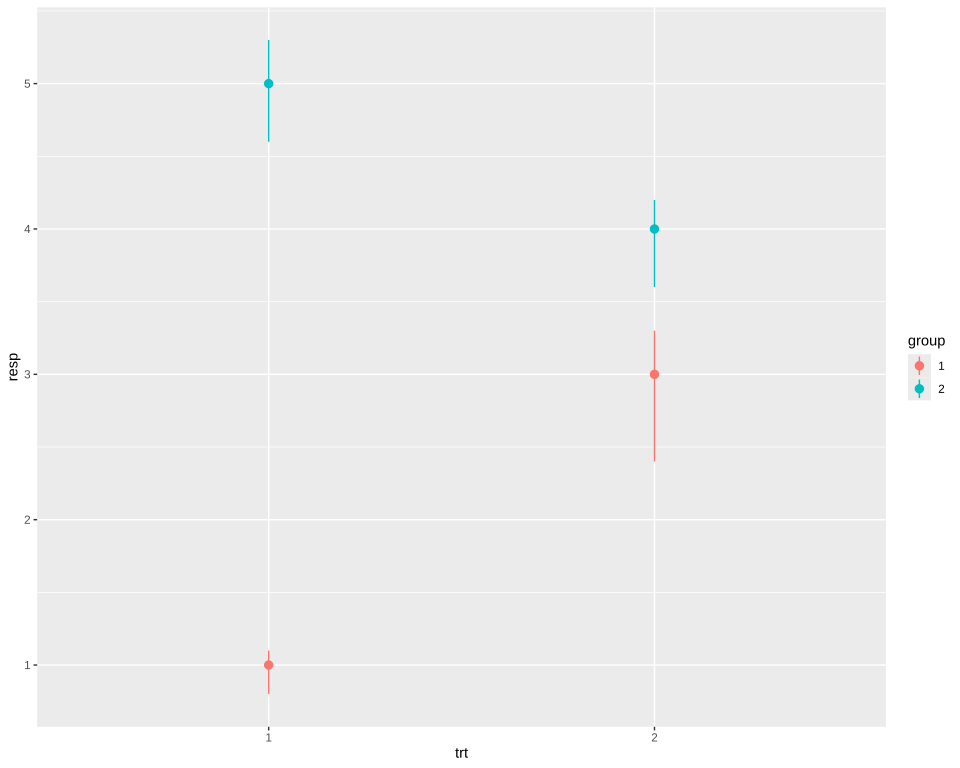

The script that drew this image:
# The plot test/golden/pointrange.svg draws, drawn by ggplot2 itself, as ggplot2's own visual tests
# draw their snapshots: the independent check on that golden whenever it changes. The suite never
# runs this; it needs R, ggplot2 and vdiffr, saved as the Docker image giggly-r:ggplot2-4.0.3. From
# the repository's root:
#
#   docker run --rm -v "$PWD/test/golden":/golden:ro giggly-r:ggplot2-4.0.3 \
#     Rscript /golden/pointrange.R > pointrange.ggplot2.svg
#
# and compare the two drawings element by element, as test/golden/point.R does.
#
# Point ranges from the reference page's table at their defaults: each point four times the
# point range's size of 0.5, over its line, and keys of a line and a point.
# First checked with ggplot2 4.0.3 and vdiffr 1.0.9: every element and clip path matches, the x
# axis drawn before the y as in test/golden/point.R.

library(ggplot2)

df <- data.frame(
  trt = factor(c(1, 1, 2, 2)),
  resp = c(1, 5, 3, 4),
  group = factor(c(1, 2, 1, 2)),
  upper = c(1.1, 5.3, 3.3, 4.2),
  lower = c(0.8, 4.6, 2.4, 3.6)
)

plot <- ggplot(df, aes(trt, resp, colour = group)) +
  geom_pointrange(aes(ymin = lower, ymax = upper)) +
  theme_gray()

file <- tempfile(fileext = ".svg")
vdiffr::write_svg(plot, file)
cat(readLines(file), sep = "\n")
